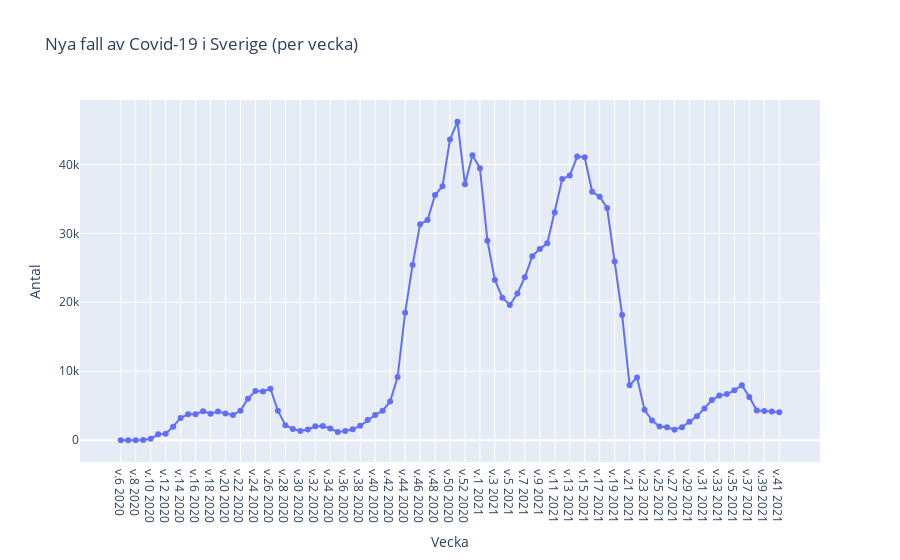

Here is the notebook cell this chart was saved with:
### Code cell
plot2 = create_plotly_linefig("Antal_fall_vecka", "Antal", "Nya fall av Covid-19 i Sverige (per vecka)")
plot2.show()
plot2.write_html('new_cases.html', auto_open=True)
